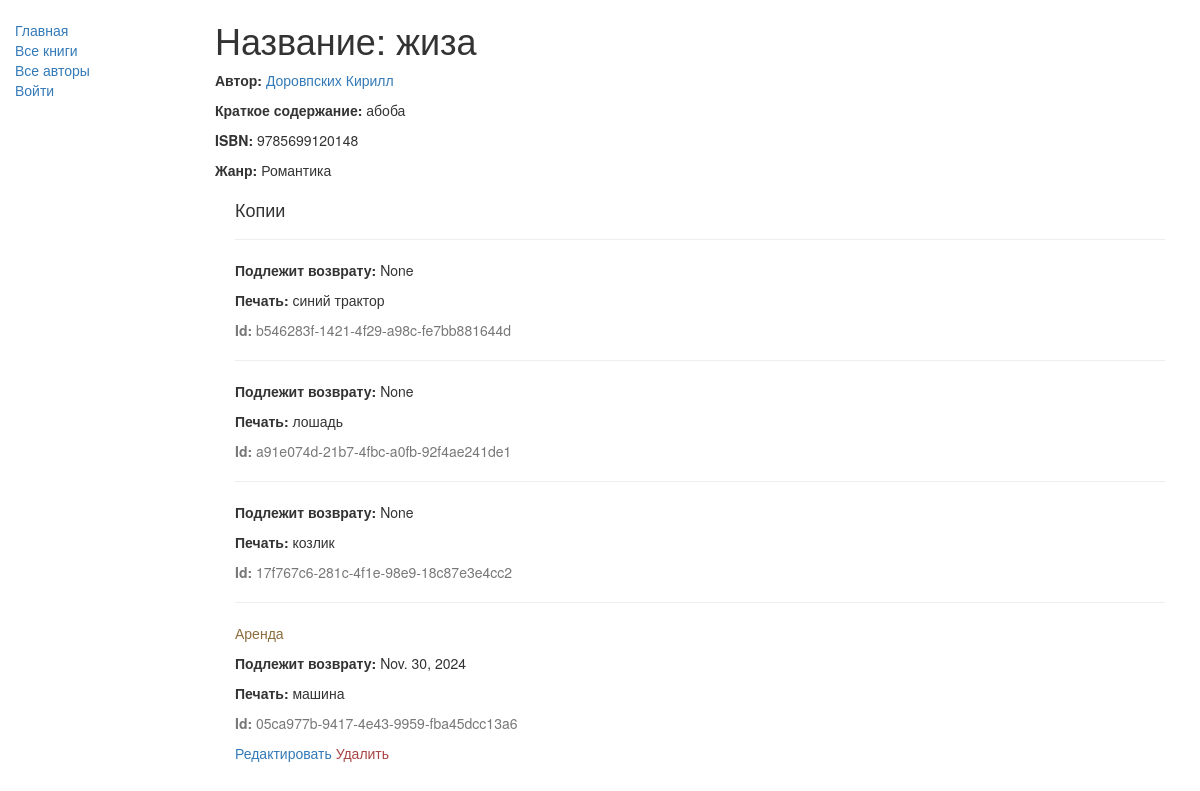
/catalog/book/3, run on the app's committed database.
### catalog/models.py (models this page shows, shortened)
class Book(models.Model):
    DoesNotExist = None
    objects = None
    title = models.CharField(max_length=200)
    author = models.ForeignKey('Author', on_delete=models.SET_NULL, null=True)
    summary = models.TextField(max_length=1000, help_text="Введите краткое описание книги")
    isbn = models.CharField('ISBN',max_length=13, help_text='13 Символов <a href="https://www.isbn-international.org/content/what-isbn">ISBN номер</a>')
    genre = models.ManyToManyField('Genre', help_text="Выберите жанр для этой книги")
    def display_genre(self):
        """
        Creates a string for the Genre. This is required to display genre in Admin.
        """
        return ', '.join([ genre.name for genre in self.genre.all()[:3] ])
    display_genre.short_description = 'Genre'

class Author(models.Model):
    first_name = models.CharField(max_length=100)
    last_name = models.CharField(max_length=100)
    date_of_birth = models.DateField(null=True, blank=True)
    date_of_death = models.DateField('Died', null=True, blank=True)
    def __str__(self):
        return f'{self.last_name} {self.first_name}'

class Genre(models.Model):
    name = models.CharField(max_length=200, help_text="Укажите жанр книги (например, научная фантастика, французская поэзия и т.д.).")
    def __str__(self):
        return self.name

class BookInstance(models.Model):
    id = models.UUIDField(primary_key=True, default=uuid.uuid4, help_text="Уникальный идентификатор для этой конкретной книги во всей библиотеке")
    book = models.ForeignKey('Book', on_delete=models.SET_NULL, null=True)
    imprint = models.CharField(max_length=200)
    due_back = models.DateField(null=True, blank=True)
    borrower = models.ForeignKey(User, on_delete=models.SET_NULL, null=True, blank=True)
    LOAN_STATUS = (
        ('m', 'Обслуживание'),
        ('o', 'Аренда'),
        ('a', 'Доступен'),
        ('r', 'Зарезервирован'),
    )
    status = models.CharField(max_length=1, choices=LOAN_STATUS, blank=True, default='п', help_text='Доступность книги')
    class Meta:
        ordering = ["due_back"]
        permissions = (("can_mark_returned", "Set book as returned"),)

### catalog/views.py (the view)
# urls.py: url(r'^book/(?P<pk>\d+)$', views.BookDetailView.as_view(), name='book-detail'),
class BookDetailView(generic.DetailView):
    model = Book

### catalog/templates/catalog/book_detail.html
{% extends "base_generic.html" %}
{% block content %}
  <h1>Название: {{ book.title }}</h1>
  <p><strong>Автор:</strong> <a href="{% url 'author-detail' book.author.pk %}">{{ book.author }}</a></p>
  <p><strong>Краткое содержание:</strong> {{ book.summary }}</p>
  <p><strong>ISBN:</strong> {{ book.isbn }}</p>
  <p><strong>Жанр:</strong> {% for genre in book.genre.all %} {{ genre }}{% if not forloop.last %}, {% endif %}{% endfor %}</p>
  <div style="margin:20px">
    <h4>Копии</h4>
    {% for copy in book.bookinstance_set.all %}
    <hr>
    <p class="{% if copy.status == 'a' %}text-success{% elif copy.status == 'd' %}text-danger{% else %}text-warning{% endif %}">{{ copy.get_status_display }}</p>
    {% if copy.status != 'a' %}<p><strong>Подлежит возврату:</strong> {{copy.due_back}}</p>{% endif %}
    <p><strong>Печать:</strong> {{copy.imprint}}</p>
    <p class="text-muted"><strong>Id:</strong> {{copy.id}}</p>
    {% endfor %}
    <span class="h5">
      <a href="{% url 'book_update' book.pk %}">Редактировать</a>
      <a class="text-danger" href="{% url 'book_delete' book.pk %}">Удалить</a>
    </span>
  </div>
{% endblock %}

### data on the page
Book: title "жиза", author "Доровпских Кирилл", summary "абоба", isbn "9785699120148"
Genre: name "Романтика"
BookInstance: due_back "None", imprint "синий трактор", id "b546283f-1421-4f29-a98c-fe7bb881644d"
BookInstance: due_back "None", imprint "лошадь", id "a91e074d-21b7-4fbc-a0fb-92f4ae241de1"
BookInstance: due_back "None", imprint "козлик", id "17f767c6-281c-4f1e-98e9-18c87e3e4cc2"
BookInstance: status "Аренда", due_back "Nov. 30, 2024", imprint "машина", id "05ca977b-9417-4e43-9959-fba45dcc13a6"
